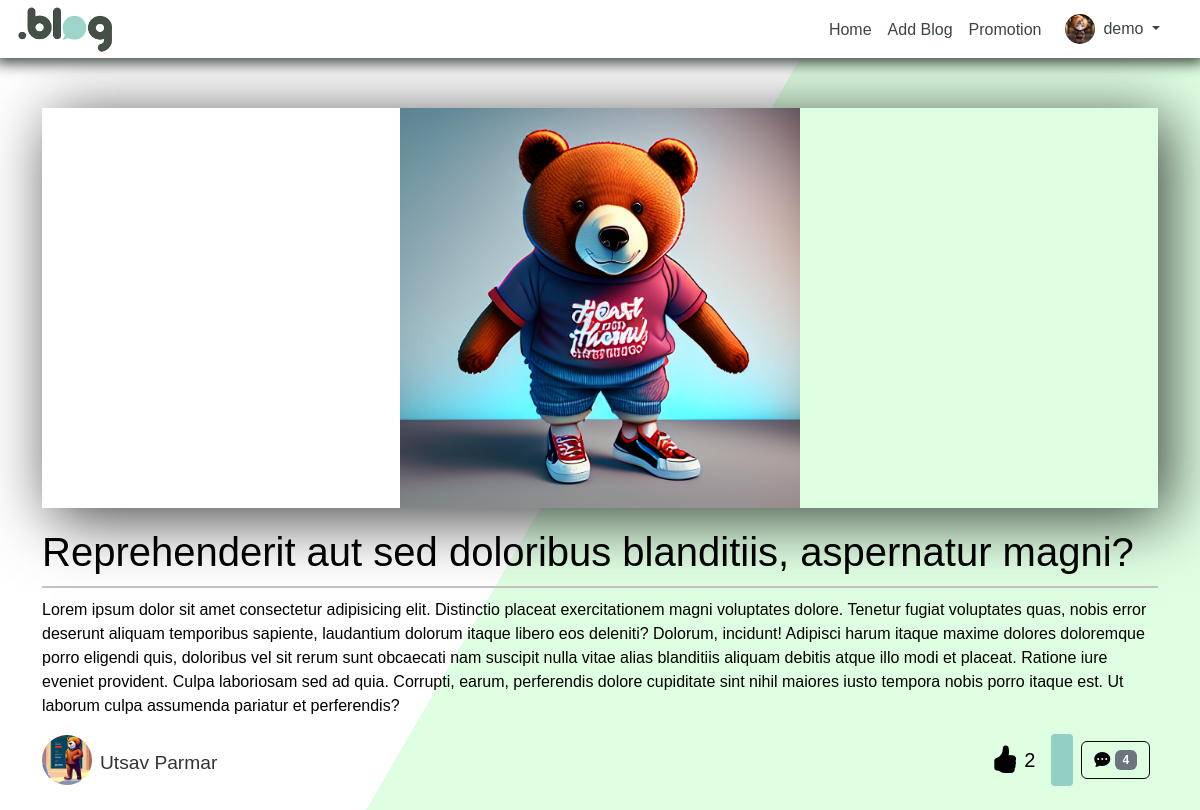
The page /single_post.php?post_id=1 (signed in) on the database its author committed.
### tables this page shows
CREATE TABLE `users` (
  `user_id` int(11) NOT NULL,
  `name` varchar(100) NOT NULL,
  `email` varchar(100) NOT NULL,
  `password` varchar(100) NOT NULL,
  `user_type` enum('client','admin') NOT NULL DEFAULT 'client',
  `image` varchar(100) DEFAULT NULL,
  `token` varchar(200) DEFAULT NULL
);

CREATE TABLE `blog_posts` (
  `post_id` int(11) NOT NULL,
  `user_id` int(11) NOT NULL,
  `title` text NOT NULL,
  `content` text NOT NULL,
  `like_count` int(11) DEFAULT NULL,
  `comment_count` int(11) DEFAULT NULL,
  `image` text DEFAULT NULL,
  `category_id` int(11) NOT NULL,
  `created_at` datetime NOT NULL DEFAULT current_timestamp()
);

### single_post.php (the view, shortened to what this page needs)
<!DOCTYPE html>
<html lang="en">
<head>
  <link rel="stylesheet" href="./vendor/css/single_post.css">
</head>
<body>
  <?php
  include "./navbar_dash.php";
  ?>
  <?php
  $loggedin_user = $_SESSION["user_id"];
  ?>
  <?php
  if (isset($_GET["post_id"])) {
    $post_id = $_GET["post_id"];
    $query = "SELECT * FROM blog_posts WHERE post_id=$post_id";
    $runquery = mysqli_query($conn, $query);
    if (mysqli_num_rows($runquery) == 1) {
      $row = mysqli_fetch_assoc($runquery);
      $user_id = $row["user_id"];
      $post_id = $row["post_id"];
      $title = $row["title"];
      $content = $row["content"];
      $image = $row["image"];
      $like_count = $row["like_count"];
      $query1 = "select * from users where user_id='$user_id'";
      $runquery1 = mysqli_query($conn, $query1);
      $user = mysqli_fetch_assoc($runquery1);
    }
  } else {
    include "page-not-found.php";
    return;
  }
  ?>
  <link rel="stylesheet" href="vendor\css\comment.css">
  <div class="container">
    <div class="row">
      <div class="col-sm-12">
        <div class="card-2">
          <div class="thumbnail">
            <img class="left" src="<?= $image ?>" onerror="this.src='assets/site_logo.png'" />
          </div>
        </div>
        <div class="right">
          <h1>
            <?= $title ?>
          </h1>
          <div class="separator"></div>
          <p>
            <?= $content ?>
          </p>
          <div class="author mb-4">
            <div>
              <img src="<?= $user["image"] ?>" onerror="this.src='assets/profile.png'" />
              <h5 class="ms-2 mb-0 mt-3">
                <?= $user["name"] ?>
              </h5>
            </div>
            <div>
              <div class="d-flex align-items-center lc_icons ms-auto">
                <?php
                $q = "select * from likes where post_id = $post_id and user_id =$loggedin_user ";
                $rq = mysqli_query($conn, $q);
                ?>
                <div id="icon_<?= $post_id ?>" onclick="likePost(<?= $post_id ?>)">
                  <i class="bi <?= mysqli_num_rows($rq) == 0 ? 'bi-hand-thumbs-up' : 'bi-hand-thumbs-up-fill' ?> fs-3"></i>&nbsp;
                </div>
                <div id="likeCount_<?= $post_id ?>" class="me-2">
                  <?= $like_count ?>
                </div>
                <form action="" method="POST">
                  <button class="btn btn-sm btn-custom ms-2" type="submit" name="save">
                  </button>
                </form><?php
                        $comment_count = get_comment_count($post_id, $conn);
                        function get_comment_count($post_id, $conn)
                        {
                          $result = $conn->query("SELECT COUNT(*) FROM comments WHERE post_id = $post_id");
                          $count = $result->fetch_row()[0];
                          return $count;
                        }
                        ?>
                <button type="button" class="btn btn-primary mx-2" data-bs-toggle="modal" data-bs-target="#exampleModal">
                  <i class="bi bi-chat-dots-fill"></i> <span class="badge bg-secondary"><?= $comment_count ?></span>
                </button>
              </div>
            </div>
          </div>
        </div>
      </div>
    </div>
  </div>
</body>
</html>

### navbar_dash.php (shortened to what this page needs)
<!DOCTYPE html>
<html lang="en">
<head>
  <link href="https://cdn.jsdelivr.net/npm/bootstrap@5.3.1/dist/css/bootstrap.min.css" rel="stylesheet"
>
  <link rel="stylesheet" href="./vendor/css/style.css">
  <link rel="stylesheet"
    href="https://cdnjs.cloudflare.com/ajax/libs/line-awesome/1.3.0/line-awesome/css/line-awesome.min.css"
 />
  <link rel="stylesheet" href="./vendor/css/main.css">
  <link rel="stylesheet" href="./vendor/swiper/swiper-bundle.min.css">
  <link href="./lib/css/bootstrap-icons/bootstrap-icons.css" rel="stylesheet">
</head>
<?php
include "connection.php";
$user_id = $_SESSION["user_id"];
$query = "SELECT * FROM Users WHERE user_id='$user_id'";
$runquery = mysqli_query($conn, $query);
$row = mysqli_fetch_assoc($runquery);
$name = $row["name"];
?>
<body>
  <header class="p-1 header_nav">
    <div class="container-fluid">
      <div class="d-flex flex-wrap align-items-center justify-content-center justify-content-lg-start">
        <a href="./dashboard.php" class="d-flex align-items-center mb-2 mb-lg-0 text-white text-decoration-none">
          <img src="./assets/site_logo.png" alt="logo" height="50">
        </a>
        <ul class="nav col-12 col-lg-auto me-2 mb-2 justify-content-center mb-md-0 ms-auto ">
          <li><a href="./dashboard.php" class="nav-link px-2 mt-1 ">Home</a></li>
          <li><a href="./add_blog.php" class="nav-link px-2 mt-1">Add Blog</a></li>
          <li><a href="./campaign_view_user.php" class="nav-link px-2 mt-1">Promotion </a></li>
          <li class="nav-item dropdown pe-3">
            <a class="nav-link nav-profile d-flex align-items-center pe-0" href="#" data-bs-toggle="dropdown">
              <img src="<?= $row["image"] ?>" onerror="this.src='assets/profile.png'" alt="Profile"
                class="rounded-circle" height="30">
              <span class="d-none d-md-block dropdown-toggle ps-2">
                <?= $name ?>
              </span>
            </a>
          </li>
        </ul>
      </div>
    </div>
  </header>
</body>
</html>

### rows shown on the page
users: image (picture), name "demo"
blog_posts: image (picture), title "Reprehenderit aut sed doloribus blanditiis, aspernatur magni?", content "Lorem ipsum dolor sit amet consectetur adipisicing elit. Distinctio placeat exercitationem magni voluptates dolore. Tenetur fugiat voluptates quas, nobis error deserunt aliquam temporibus sapiente, laudantium dolorum itaque libero eos deleniti? Dolorum, incidunt! Adipisci harum itaque maxime dolores doloremque porro eligendi quis, doloribus vel sit rerum sunt obcaecati nam suscipit nulla vitae alias blanditiis aliquam debitis atque illo modi et placeat. Ratione iure eveniet provident. Culpa laboriosam sed ad quia. Corrupti, earum, perferendis dolore cupiditate sint nihil maiores iusto tempora nobis porro itaque est. Ut laborum culpa assumenda pariatur et perferendis?", like_count "2"
users: image (picture), name "Utsav Parmar"

### other values the page prints
$comment_count "4"
